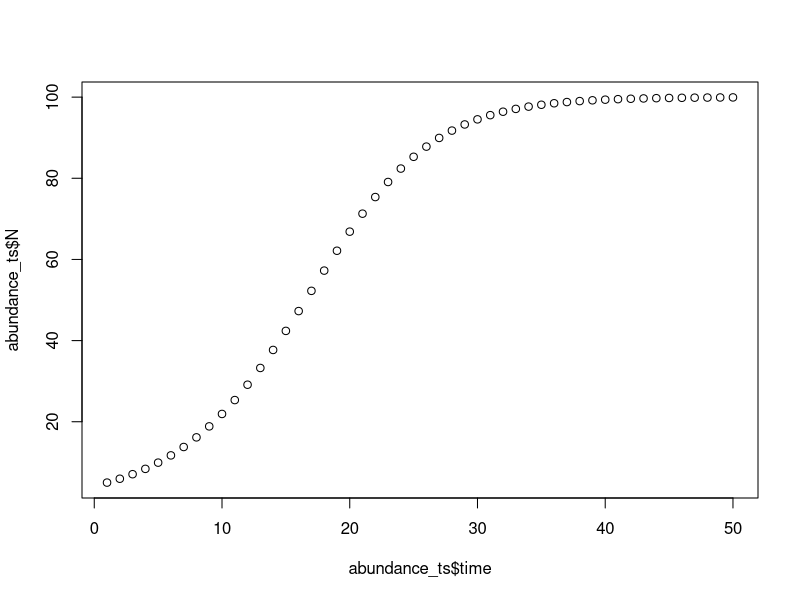

Reproduce this figure in R. (Note: this script raises an error after producing the figure.)

# Calculate abundance at a specific timestep using a logistic
# growth curve.
calc_current_abundance <- function(N_previous, r, K) {
  N_previous + r*N_previous*(1 - N_previous/K)
}

# Generate an abundance time series table using a logistic growth curve
calc_logistic_growth_curve <- function(N_initial, time, r, K) {
  N <- rep(NA, length(time)) # Vector of NAs to fill
  N[1] <- N_initial
  for (i in time[2:length(time)]) {
    N[i] <- calc_current_abundance(N[i-1], r, K)
  } 
  return(N)
}

# Generate a time series of abundance for a population growing according to the 
# discrete time logistic growth model.

r <- 0.2
K <- 100
time = seq(from=1, to=50)

# Generate an abundance time series using a growth rate (r) of
# 0.2 (or 20%), a carrying capacity (K) of 100, and starting at
# 5% of the carrying capacity (N_initial = 0.05*100 = 5).
abundance_vals <- calc_logistic_growth_curve(N_initial = 5, time, r, K)
abundance_ts <- data.frame(time, N = abundance_vals)

##### Q1 #####

# Plot the data.

plot(abundance_ts$time, abundance_ts$N)

# Generate a model predicted time series of abundance for a population growing 
# according to the discrete time logistic growth model
# Pretend you don’t know the true parameters (r and K) and adjust them until 
# your model fits the data pretty well (visually)

# TODO: no idea what to do here
abundance.glm <- glm(N ~ time, data=abundance_ts, family="binomial")
time_tiny <- seq(1,50,by=0.01)
lines(time_tiny, predict(abundance.glm, data.frame(time=time_tiny), type="response"))

# Plot the data

#Q2. Plot the data
#•Create a function that returns the negative log likelihood of the 
#model parameters (r, K) given the data (Nt)
#•Use optim() or a grid search and the function you just created to 
#estimate the parameters of your model – remember to add the 
#variance as a third parameter to be estimated (or use its analytical MLE: SSE/n)
# Create a function that returns the negative log likelihood of the 
# model parameters (r, K) given the data (Nt)

calc_negll <- function(data, params) {
  r <- params[1]
  K <- params[2]
  sigma <- params[3]
  N <- data$N
  time <- data$time
  Nfit <- calc_logistic_growth_curve(N[1], time, r, K)
  -sum(dnorm(x=N, mean=Nfit, sd=sigma, log=T))
}

# Use optim() or a grid search and the function you just created to 
# estimate the parameters of your model – remember to add the 
# variance as a third parameter to be estimated (or use its analytical MLE: SSE/n)

# Below is the grid search option

# Set up parameter options
negll_grid_params <- expand.grid(
  r = seq(0,1,by=0.1), 
  K = seq(10,100,by=10),
  sigma = seq(1,20,by=1))

# Calculate -LogLikelihood for each combo
# TODO: Probably need different input data here
negll_grid_out <- apply(negll_grid_params, 1, calc_negll, data=abundance_ts) 

# Extract the parameters that result in the smallest negative log likelihood
negll_grid_params[which.min(negll_grid_out),] 

# Here is the `optim()` option (I like this less ...)
optim(par = c(0.1, 100, 1), calc_negll, data = abundance_ts)

# How well can you estimate the model parameters?
# TODO: ANSWER THIS

#•Q3. How well can you estimate the model parameters?

#•Add observation error ( Nt + rnorm(mean=0, sd=?) ) to your data
#•Use optim() or a grid search and the function you just created to 
#estimate the parameters of your model based on this new data – 
#remember to add the variance as a third parameter to be estimated (or use its analytical MLE: SSE/n)

#•Q4. How well can you estimate the model parameters now?  
#Is there any evidence of correlation in your parameter estimates (e.g., a ridge in the likelihood surface)?

#•Start your model with observation error at 5% of K
#•Use optim() or a grid search and the function you just created to 
#estimate the parameters of your model based on this new data – 
#remember to add the variance as a third parameter to be estimated (or use its analytical MLE: SSE/n)

#•Q5. How well can you estimate the model parameters now?

#•Q6. Repeating this analysis starting at 90% of K, how well can you estimate the model parameters?